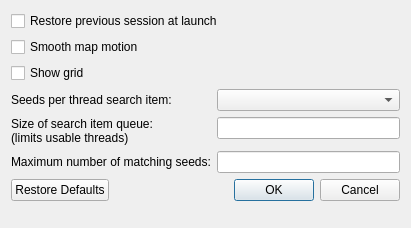
<?xml version="1.0" encoding="UTF-8"?>
<ui version="4.0">
 <class>ConfigDialog</class>
 <widget class="QDialog" name="ConfigDialog">
  <property name="geometry">
   <rect>
    <x>0</x>
    <y>0</y>
    <width>411</width>
    <height>228</height>
   </rect>
  </property>
  <property name="windowTitle">
   <string>Preferences</string>
  </property>
  <property name="windowIcon">
   <iconset resource="icons.qrc">
    <normaloff>:/icons/map.png</normaloff>:/icons/map.png</iconset>
  </property>
  <layout class="QFormLayout" name="formLayout">
   <item row="7" column="0">
    <widget class="QLabel" name="label">
     <property name="text">
      <string>Seeds per thread search item:</string>
     </property>
    </widget>
   </item>
   <item row="9" column="0">
    <widget class="QLabel" name="label_2">
     <property name="text">
      <string>Size of search item queue:
(limits usable threads)</string>
     </property>
    </widget>
   </item>
   <item row="7" column="1">
    <widget class="QComboBox" name="cboxItemSize"/>
   </item>
   <item row="10" column="1">
    <widget class="QLineEdit" name="lineMatching"/>
   </item>
   <item row="10" column="0">
    <widget class="QLabel" name="label_3">
     <property name="text">
      <string>Maximum number of matching seeds:</string>
     </property>
    </widget>
   </item>
   <item row="13" column="0" colspan="2">
    <widget class="QDialogButtonBox" name="buttonBox">
     <property name="orientation">
      <enum>Qt::Horizontal</enum>
     </property>
     <property name="standardButtons">
      <set>QDialogButtonBox::Cancel|QDialogButtonBox::Ok|QDialogButtonBox::RestoreDefaults</set>
     </property>
    </widget>
   </item>
   <item row="4" column="0" colspan="2">
    <widget class="QCheckBox" name="checkRestore">
     <property name="text">
      <string>Restore previous session at launch</string>
     </property>
    </widget>
   </item>
   <item row="5" column="0" colspan="2">
    <widget class="QCheckBox" name="checkSmooth">
     <property name="toolTip">
      <string>Simulate innertia for the map view</string>
     </property>
     <property name="text">
      <string>Smooth map motion</string>
     </property>
    </widget>
   </item>
   <item row="9" column="1">
    <widget class="QLineEdit" name="lineQueueSize"/>
   </item>
   <item row="6" column="0">
    <widget class="QCheckBox" name="checkGrid">
     <property name="text">
      <string>Show grid</string>
     </property>
    </widget>
   </item>
  </layout>
 </widget>
 <resources>
  <include location="icons.qrc"/>
 </resources>
 <connections>
  <connection>
   <sender>buttonBox</sender>
   <signal>accepted()</signal>
   <receiver>ConfigDialog</receiver>
   <slot>accept()</slot>
   <hints>
    <hint type="sourcelabel">
     <x>248</x>
     <y>254</y>
    </hint>
    <hint type="destinationlabel">
     <x>157</x>
     <y>274</y>
    </hint>
   </hints>
  </connection>
  <connection>
   <sender>buttonBox</sender>
   <signal>rejected()</signal>
   <receiver>ConfigDialog</receiver>
   <slot>reject()</slot>
   <hints>
    <hint type="sourcelabel">
     <x>316</x>
     <y>260</y>
    </hint>
    <hint type="destinationlabel">
     <x>286</x>
     <y>274</y>
    </hint>
   </hints>
  </connection>
 </connections>
</ui>
